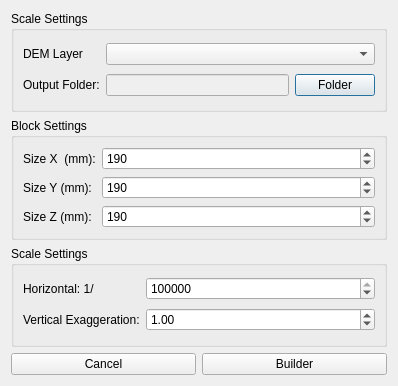
<?xml version="1.0" encoding="UTF-8"?>
<ui version="4.0">
 <class>STLBuilderDialog</class>
 <widget class="QDialog" name="STLBuilderDialog">
  <property name="geometry">
   <rect>
    <x>0</x>
    <y>0</y>
    <width>398</width>
    <height>386</height>
   </rect>
  </property>
  <property name="sizePolicy">
   <sizepolicy hsizetype="Fixed" vsizetype="Preferred">
    <horstretch>0</horstretch>
    <verstretch>0</verstretch>
   </sizepolicy>
  </property>
  <property name="windowTitle">
   <string>STL Builder</string>
  </property>
  <property name="locale">
   <locale language="English" country="UnitedKingdom"/>
  </property>
  <layout class="QGridLayout" name="gridLayout_2">
   <item row="0" column="0">
    <widget class="QGroupBox" name="groupBox_3">
     <property name="title">
      <string>Scale Settings</string>
     </property>
     <layout class="QGridLayout" name="gridLayout_3">
      <item row="1" column="1">
       <widget class="QLineEdit" name="output_folder_LineEdit">
        <property name="enabled">
         <bool>false</bool>
        </property>
       </widget>
      </item>
      <item row="1" column="0">
       <widget class="QLabel" name="label_6">
        <property name="text">
         <string>Output Folder:</string>
        </property>
       </widget>
      </item>
      <item row="0" column="0">
       <widget class="QLabel" name="label_7">
        <property name="text">
         <string>DEM Layer</string>
        </property>
       </widget>
      </item>
      <item row="1" column="2">
       <widget class="QPushButton" name="output_PushButton">
        <property name="text">
         <string>Folder</string>
        </property>
       </widget>
      </item>
      <item row="0" column="1" colspan="2">
       <widget class="QComboBox" name="layer_ComboBox"/>
      </item>
     </layout>
    </widget>
   </item>
   <item row="1" column="0">
    <widget class="QGroupBox" name="groupBox">
     <property name="title">
      <string>Block Settings</string>
     </property>
     <layout class="QGridLayout" name="gridLayout">
      <item row="0" column="0">
       <widget class="QLabel" name="label">
        <property name="sizePolicy">
         <sizepolicy hsizetype="Fixed" vsizetype="Preferred">
          <horstretch>0</horstretch>
          <verstretch>0</verstretch>
         </sizepolicy>
        </property>
        <property name="text">
         <string>Size X  (mm):</string>
        </property>
       </widget>
      </item>
      <item row="0" column="1">
       <widget class="QSpinBox" name="x_spinBox">
        <property name="maximum">
         <number>9999</number>
        </property>
        <property name="singleStep">
         <number>10</number>
        </property>
        <property name="value">
         <number>190</number>
        </property>
       </widget>
      </item>
      <item row="1" column="0">
       <widget class="QLabel" name="label_2">
        <property name="sizePolicy">
         <sizepolicy hsizetype="Fixed" vsizetype="Preferred">
          <horstretch>0</horstretch>
          <verstretch>0</verstretch>
         </sizepolicy>
        </property>
        <property name="text">
         <string>Size Y (mm):</string>
        </property>
       </widget>
      </item>
      <item row="1" column="1">
       <widget class="QSpinBox" name="y_spinBox">
        <property name="maximum">
         <number>9999</number>
        </property>
        <property name="singleStep">
         <number>10</number>
        </property>
        <property name="value">
         <number>190</number>
        </property>
       </widget>
      </item>
      <item row="2" column="0">
       <widget class="QLabel" name="label_3">
        <property name="sizePolicy">
         <sizepolicy hsizetype="Fixed" vsizetype="Preferred">
          <horstretch>0</horstretch>
          <verstretch>0</verstretch>
         </sizepolicy>
        </property>
        <property name="text">
         <string>Size Z (mm):</string>
        </property>
       </widget>
      </item>
      <item row="2" column="1">
       <widget class="QSpinBox" name="z_spinBox">
        <property name="maximum">
         <number>9999</number>
        </property>
        <property name="singleStep">
         <number>10</number>
        </property>
        <property name="value">
         <number>190</number>
        </property>
       </widget>
      </item>
     </layout>
    </widget>
   </item>
   <item row="2" column="0">
    <widget class="QGroupBox" name="groupBox_2">
     <property name="sizePolicy">
      <sizepolicy hsizetype="Preferred" vsizetype="Preferred">
       <horstretch>0</horstretch>
       <verstretch>0</verstretch>
      </sizepolicy>
     </property>
     <property name="title">
      <string>Scale Settings</string>
     </property>
     <layout class="QGridLayout" name="gridLayout_4">
      <item row="0" column="0">
       <widget class="QLabel" name="label_4">
        <property name="sizePolicy">
         <sizepolicy hsizetype="Fixed" vsizetype="Preferred">
          <horstretch>0</horstretch>
          <verstretch>0</verstretch>
         </sizepolicy>
        </property>
        <property name="text">
         <string>Horizontal: 1/</string>
        </property>
       </widget>
      </item>
      <item row="0" column="1">
       <widget class="QSpinBox" name="h_scale_spinBox">
        <property name="maximum">
         <number>999999999</number>
        </property>
        <property name="singleStep">
         <number>10000</number>
        </property>
        <property name="value">
         <number>100000</number>
        </property>
       </widget>
      </item>
      <item row="1" column="0">
       <widget class="QLabel" name="label_5">
        <property name="sizePolicy">
         <sizepolicy hsizetype="Fixed" vsizetype="Preferred">
          <horstretch>0</horstretch>
          <verstretch>0</verstretch>
         </sizepolicy>
        </property>
        <property name="text">
         <string>Vertical Exaggeration:</string>
        </property>
       </widget>
      </item>
      <item row="1" column="1">
       <widget class="QDoubleSpinBox" name="v_exaggeration_doubleSpinBox">
        <property name="singleStep">
         <double>0.500000000000000</double>
        </property>
        <property name="value">
         <double>1.000000000000000</double>
        </property>
       </widget>
      </item>
     </layout>
    </widget>
   </item>
   <item row="3" column="0">
    <layout class="QHBoxLayout" name="horizontalLayout">
     <item>
      <widget class="QPushButton" name="cancel_pushButton">
       <property name="text">
        <string>Cancel</string>
       </property>
      </widget>
     </item>
     <item>
      <widget class="QPushButton" name="builder_pushButton">
       <property name="text">
        <string>Builder</string>
       </property>
      </widget>
     </item>
    </layout>
   </item>
  </layout>
 </widget>
 <resources/>
 <connections/>
</ui>
